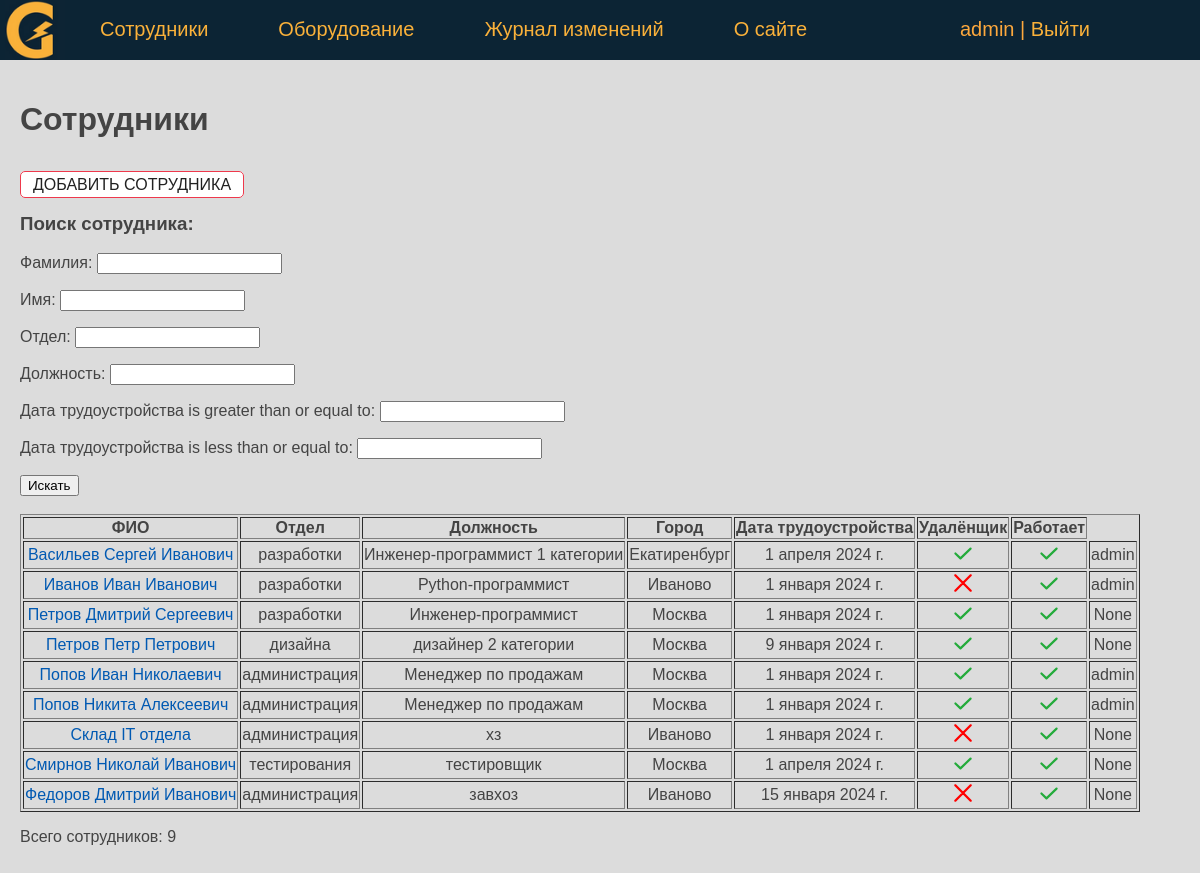
The app's page /persons/ (signed in), older data.
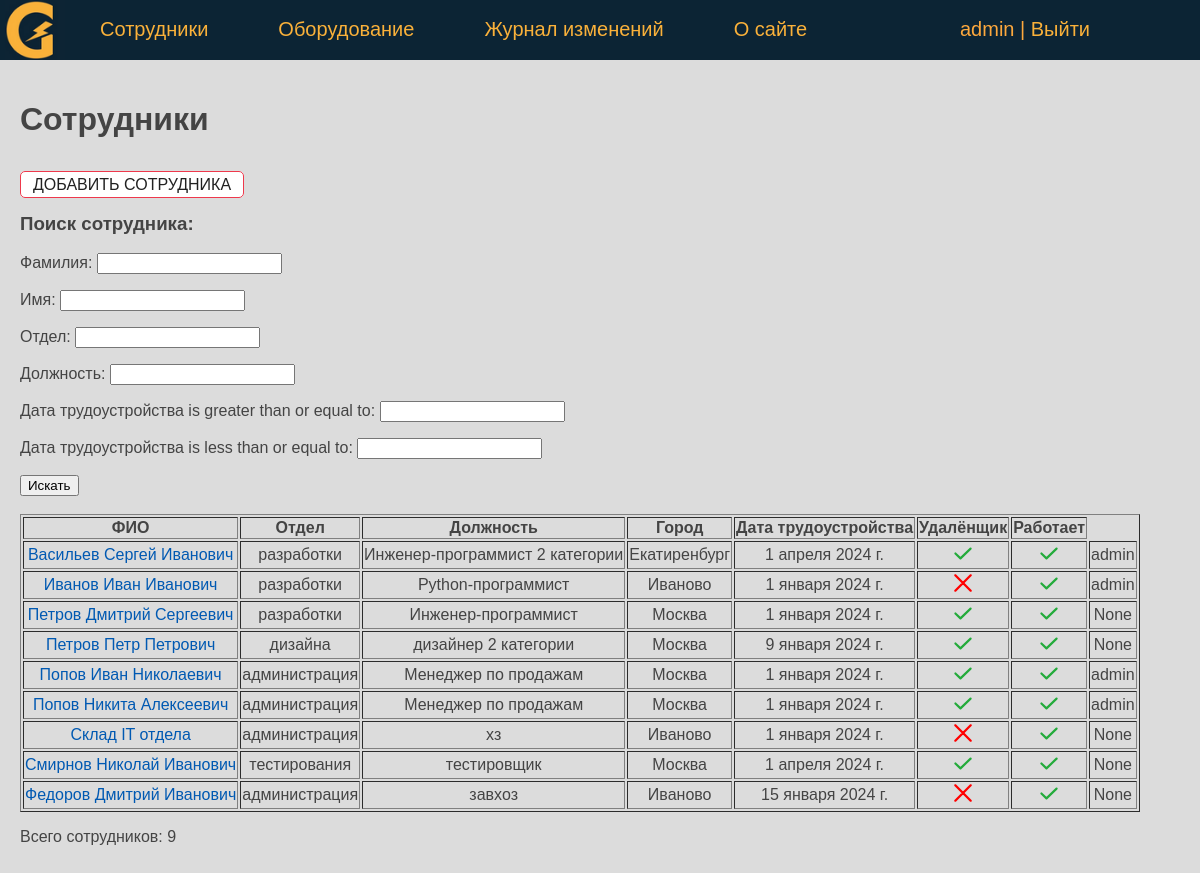
The same page, newer data.
### eqlog/models.py (models this page shows, shortened)
class Person(models.Model):
    last_name = models.CharField(verbose_name='Фамилия', max_length=50)
    first_name = models.CharField(verbose_name='Имя', max_length=50)
    middle_name = models.CharField(verbose_name='Отчество', max_length=50)
    department = models.ForeignKey('Department', on_delete=models.PROTECT, verbose_name='Отдел', related_name='get_persons')
    job_title = models.CharField(verbose_name='Должность', max_length=50)
    jobing_at = models.DateField(verbose_name='Дата трудоустройства', default=date(2024, 1, 1))
    created_at = models.DateTimeField(verbose_name='Дата создания', auto_now_add=True)
    updated_at = models.DateTimeField(verbose_name='Дата изменения', auto_now=True)
    remote = models.BooleanField(verbose_name='Удаленщик', default=False)
    is_working = models.BooleanField(verbose_name='Работает', default=True)
    city = models.CharField(verbose_name='Город', max_length=50, default='Москва')
    slug = AutoSlugField(populate_from='last_name', max_length=255, unique=True, db_index=True)
    user = models.ForeignKey(User, verbose_name='Пользователь', on_delete=models.DO_NOTHING, null=True)
    objects = models.Manager()
    def get_absolute_url(self):
        return reverse('person', kwargs={'pers_slug': self.slug})
    class Meta:
        verbose_name = 'Сотрудник'
        verbose_name_plural = 'Сотрудники'
        ordering = ['last_name', 'first_name']

class Department(models.Model):
    name = models.CharField(verbose_name='Отдел', max_length=50)
    objects = models.Manager()
    def __str__(self):
        return self.name
    class Meta:
        verbose_name = 'Отдел'
        verbose_name_plural = 'Отделы'

### eqlog/views.py (the view)
# urls.py: path('persons/', Persons.as_view(), name='persons'),
class Persons(DataMixin, ListView):
    model = Person
    template_name = 'eqlog/persons.html'
    context_object_name = 'persons'
    paginate_by = 20
    def get_context_data(self, **kwargs):
        context = super().get_context_data(**kwargs)
        auth = self.request.user.is_authenticated
        queryset = self.get_queryset()
        ps_filter = PersonFilter(self.request.GET, queryset)
        c_def = self.get_user_context(title='Сотрудники', auth=auth, ps_filter=ps_filter)
        return {**context, **c_def}
    def get_queryset(self):
        queryset = super().get_queryset()
        ps_filter = PersonFilter(self.request.GET, queryset)
        return ps_filter.qs

### eqlog/utils.py (called while the page is built)
    def get_user_context(self, **kwargs):
        context = kwargs
        context['menu'] = menu
        return context

### eqlog/templates/eqlog/persons.html (shortened to what this page needs)
{% extends 'eqlog/base.html' %}
{% block content %}
    {% if auth %}
        <h1>{{ title }}</h1>
        <p class="form-buttons">
            <p><a href="{% url 'addperson' %}" class="btn btn-outline">ДОБАВИТЬ СОТРУДНИКА</a>
        </p>
        <h3>Поиск сотрудника: </h3>
        <form method="get" action="{% url 'persons' %}">
            {{ ps_filter.form.as_p }}
            <button type="submit">Искать</button>
        </form>
        <br>
        <table border="1">
            <tr>
                <th>ФИО</th>
                <th>Отдел</th>
                <th>Должность</th>
                <th>Город</th>
                <th>Дата трудоустройства</th>
                <th>Удалёнщик</th>
                <th>Работает</th>
           </tr>
            {% for p in persons %}
                <tr>
                    <td><a href="{{ p.get_absolute_url }}"> {{ p.last_name }} {{ p.first_name }} {{ p.middle_name }}</a></td>
                    <td>{{ p.department }}</td>
                    <td>{{ p.job_title }}</td>
                    <td>{{ p.city }}</td>
                    <td>{{ p.jobing_at }}</td>
                    <td class="mark {% if p.remote %} mark_tick {% endif %}"></td>
                    <td class="mark {% if p.is_working %} mark_tick {% endif %}"></td>
                    <td>{{ p.user }}</td>
                </tr>
            {% endfor %}
        </table>
        <p> Всего сотрудников: {{ persons | length }}</p>
    {% endif %}
{% endblock %}

Row changes from the older to the newer data that the page shows:
changed Person "Васильев": job_title "Инженер-программист 1 категории" → "Инженер-программист 2 категории"
